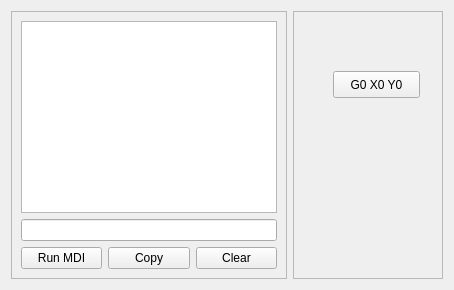
      <widget class="QWidget" name="tab_8">
       <attribute name="title">
        <string>MDI</string>
       </attribute>
       <layout class="QHBoxLayout" name="horizontalLayout_2">
        <item>
         <widget class="QFrame" name="frame_5">
          <property name="frameShape">
           <enum>QFrame::StyledPanel</enum>
          </property>
          <property name="frameShadow">
           <enum>QFrame::Raised</enum>
          </property>
          <layout class="QGridLayout" name="gridLayout_18">
           <item row="0" column="0" colspan="3">
            <widget class="QListWidget" name="mdi_history_lw"/>
           </item>
           <item row="2" column="0">
            <widget class="QPushButton" name="run_mdi_pb">
             <property name="text">
              <string>Run MDI</string>
             </property>
            </widget>
           </item>
           <item row="2" column="1">
            <widget class="QPushButton" name="copy_mdi_history_pb">
             <property name="text">
              <string>Copy</string>
             </property>
            </widget>
           </item>
           <item row="2" column="2">
            <widget class="QPushButton" name="clear_mdi_history_pb">
             <property name="text">
              <string>Clear</string>
             </property>
            </widget>
           </item>
           <item row="1" column="0" colspan="3">
            <widget class="QLineEdit" name="mdi_command_le"/>
           </item>
          </layout>
         </widget>
        </item>
        <item>
         <widget class="QFrame" name="frame_6">
          <property name="minimumSize">
           <size>
            <width>150</width>
            <height>0</height>
           </size>
          </property>
          <property name="frameShape">
           <enum>QFrame::StyledPanel</enum>
          </property>
          <property name="frameShadow">
           <enum>QFrame::Raised</enum>
          </property>
          <widget class="QPushButton" name="pushButton">
           <property name="geometry">
            <rect>
             <x>40</x>
             <y>60</y>
             <width>87</width>
             <height>27</height>
            </rect>
           </property>
           <property name="text">
            <string>G0 X0 Y0</string>
           </property>
           <property name="function" stdset="0">
            <string>mdi</string>
           </property>
           <property name="command" stdset="0">
            <string>G0 X0 Y0</string>
           </property>
          </widget>
         </widget>
        </item>
       </layout>
      </widget>
